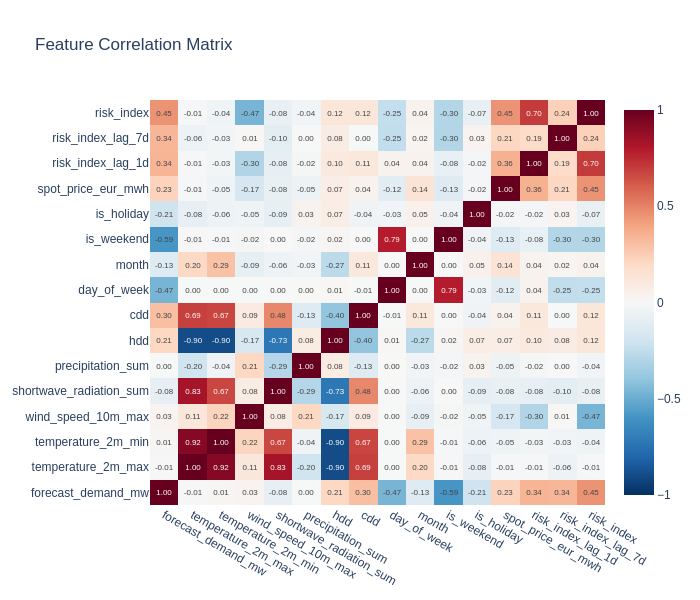

Notebook cell for this chart:
### Markdown cell above
### 2.5 Feature Correlation Matrix

### Code cell
from grid_risk.features import feature_names

corr = df_all[feature_names + ["risk_index"]].corr()

fig = go.Figure(data=go.Heatmap(
    z=corr.values, x=corr.columns, y=corr.columns,
    colorscale="RdBu_r", zmid=0, text=corr.values.round(2),
    texttemplate="%{text:.2f}", textfont={"size": 8},
))
fig.update_layout(
    title="Feature Correlation Matrix",
    template=plotly_template, font=plotly_font,
    height=600, width=700,
)
fig.show()

### Figure 1 — Plotly figure (JSON) as saved in the notebook; plotly's stock layout.template omitted (floating-point values rounded to 4 significant figures; data arrays with more than 128 entries replaced by an {"elided": "..."} marker saying what was removed)
{"data": [{"colorscale": [[0, "rgb(5,48,97)"], [0.1, "rgb(33,102,172)"], [0.2, "rgb(67,147,195)"], [0.3, "rgb(146,197,222)"], [0.4, "rgb(209,229,240)"], [0.5, "rgb(247,247,247)"], [0.6, "rgb(253,219,199)"], [0.7, "rgb(244,165,130)"], [0.8, "rgb(214,96,77)"], [0.9, "rgb(178,24,43)"], [1, "rgb(103,0,31)"]], "text": {"elided": "16x16 float values"}, "textfont": {"size": 8}, "texttemplate": "%{text:.2f}", "type": "heatmap", "x": ["forecast_demand_mw", "temperature_2m_max", "temperature_2m_min", "wind_speed_10m_max", "shortwave_radiation_sum", "precipitation_sum", "hdd", "cdd", "day_of_week", "month", "is_weekend", "is_holiday", "spot_price_eur_mwh", "risk_index_lag_1d", "risk_index_lag_7d", "risk_index"], "y": ["forecast_demand_mw", "temperature_2m_max", "temperature_2m_min", "wind_speed_10m_max", "shortwave_radiation_sum", "precipitation_sum", "hdd", "cdd", "day_of_week", "month", "is_weekend", "is_holiday", "spot_price_eur_mwh", "risk_index_lag_1d", "risk_index_lag_7d", "risk_index"], "z": {"elided": "16x16 float values"}, "zmid": 0}], "layout": {"font": {"family": "Arial", "size": 12}, "height": 600, "title": {"text": "Feature Correlation Matrix"}, "width": 700}}
